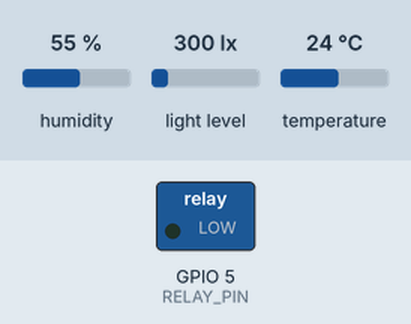
A sketch run on a simulated ESP32. Parts: switched loads named in the sketch (green lamp = pin HIGH). The inputs (shaded band) are chosen by the test bench; at power-on: light level 300 lx, humidity 55 %, temperature 24 °C. WiFi joins after 1.5 s; servers stay silent unless stated; uploads are accepted with an empty reply; the local clock reads 2024-03-15 10:24:30 at power-on unless the sketch sets it; what the sketch prints to the serial monitor is not drawn.

Above: at 4.2 s.
4.3 s: light level set to 278 lx
At 14.9 s:
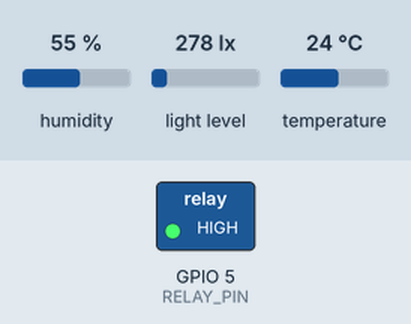
25.3 s: light level set to 500 lx
At 35.0 s:
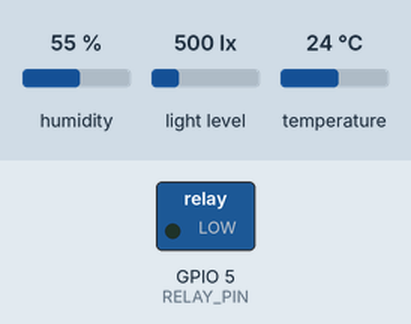
36.1 s: light level set to 40 lx
At 45.7 s:
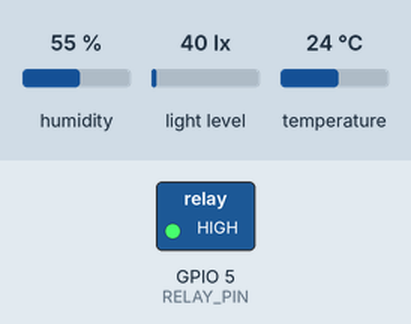
Timing chart, 0 to 47.2 s (numbered marks = the images above; inputs shaded):
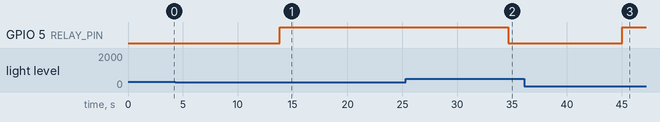

Measured:
- the behaviour switches between 300 and 299 lx on light level (found by bisection; images 0 and 1)
- after the input at 4.3 s, GPIO 5 (RELAY_PIN): LOW → HIGH after 9.5 s
- after the input at 25.3 s, GPIO 5 (RELAY_PIN): HIGH → LOW after 9.3 s
- after the input at 36.1 s, GPIO 5 (RELAY_PIN): LOW → HIGH after 9.0 s

The sketch:

01.ino
```cpp
#include <Wire.h>
#include "SHTSensor.h"
#include "Adafruit_TSL2561_U.h"
#include "RTClib.h"
#include "WiFi.h"
#include <HTTPClient.h>

#define TSL2561_ADDR 0x39
#define RELAY_PIN 5 // Change this to the pin connected to your relay

SHTSensor sht(SHTSensor::SHTC1);
Adafruit_TSL2561_Unified tsl = Adafruit_TSL2561_Unified(TSL2561_ADDR, 12345);
RTC_DS3231 rtc;

// WiFi credentials
const char* ssid = "Saji";         // change SSID
const char* password = "12345678";    // change password

// Google script ID and required credentials
String GOOGLE_SCRIPT_ID = "AKfycbwXxH5LqMQWSVOjhkOMpa4ZjcSb8If3Y5mrHgeE2q2ensGLrU54fLC1zfnaNprBZLyu";    // change Gscript ID

void setup() {
  Wire.begin();
  Serial.begin(9600);
  delay(1000); // let serial console settle

  // Connect to WiFi
  WiFi.begin(ssid, password);
  while (WiFi.status() != WL_CONNECTED) {
    delay(1000);
    Serial.println("Connecting to WiFi...");
  }
  Serial.println("Connected to WiFi");

  if (!sht.init()) {
    Serial.println("SHT init(): failed");
    while (1);
  }
  if (!tsl.begin()) {
    Serial.println("TSL2561 init(): failed");
    while (1);
  }
  if (! rtc.begin()) {
    Serial.println("RTC init(): failed");
    while (1);
  }

  pinMode(RELAY_PIN, OUTPUT); // Set the relay pin as output

  sht.setAccuracy(SHTSensor::SHT_ACCURACY_MEDIUM); // only supported by SHT3x
  tsl.enableAutoRange(true);
  tsl.setIntegrationTime(TSL2561_INTEGRATIONTIME_13MS);
}

void loop() {
  if (sht.readSample()) {
    sensors_event_t event;
    tsl.getEvent(&event);

    DateTime now = rtc.now();

    String Date = String(now.year()) + "/" + String(now.month()) + "/" + String(now.day());
    String Time = String(now.hour()) + ":" + String(now.minute()) + ":" + String(now.second());
    String lux = String(event.light);
    String Temp = String(sht.getTemperature(), 2);
    String Humid = String(sht.getHumidity(), 2);
    String Relay_State = digitalRead(RELAY_PIN) == HIGH ? "ON" : "OFF";

    String urlFinal = "https://script.google.com/macros/s/"+GOOGLE_SCRIPT_ID+"/exec?"+"Date=" + Date + "&Time=" + Time + "&LUX=" + lux + "&Temperature=" + Temp + "&Humidity=" + Humid + "&Relay_State=" + Relay_State;
    Serial.print("POST data to spreadsheet:");
    Serial.println(urlFinal);
    HTTPClient http;
    http.begin(urlFinal.c_str());
    http.setFollowRedirects(HTTPC_STRICT_FOLLOW_REDIRECTS);
    int httpCode = http.GET();
    Serial.print("HTTP Status Code: ");
    Serial.println(httpCode);
    //---------------------------------------------------------------------
    //getting response from google sheet
    String payload;
    if (httpCode > 0) {
        payload = http.getString();
        Serial.println("Payload: "+payload);
    }
    //---------------------------------------------------------------------
    http.end();

    // Check if the current time is between 8:00 and 17:00
    if(now.hour() >= 8 && now.hour() < 17) {
      if(event.light < 300) {
        digitalWrite(RELAY_PIN, HIGH); // Turn on the relay
        Serial.println("Relay is ON");
      } else {
        digitalWrite(RELAY_PIN, LOW); // Turn off the relay
        Serial.println("Relay is OFF");
      }
    } else {
      digitalWrite(RELAY_PIN, LOW); // Turn off the relay
      Serial.println("Relay is OFF");
    }
  } else {
    Serial.println("Error in readSample()");
  }

  delay(10000); // Delay for 10 seconds (10000 milliseconds)
}
```
